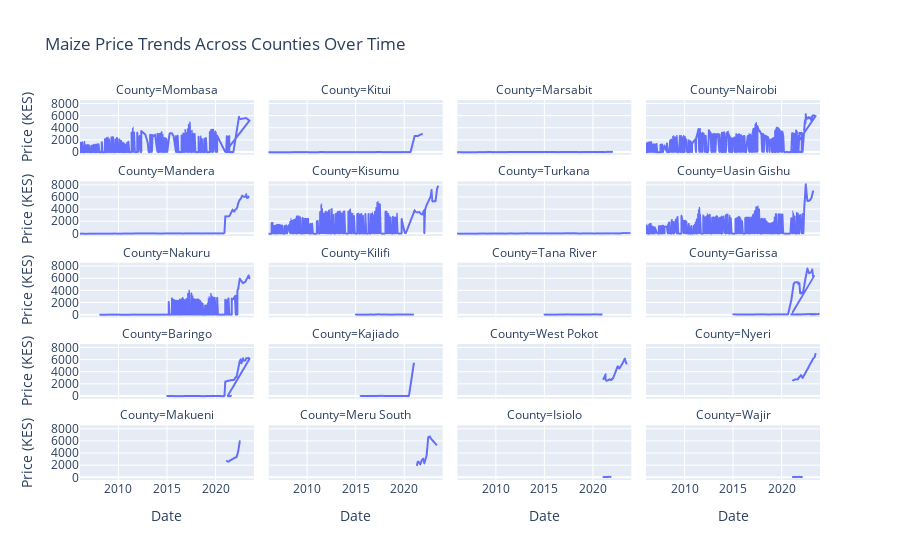

Notebook code for this chart:
### Code cell
# How is the same commodity priced over time in different counties?

# Filter for maize only
maize_df = df[df['commodity'].str.contains('Maize', case=False)]

fig = px.line(maize_df, 
              x='date', 
              y='price', 
              facet_col='County', 
              facet_col_wrap=4,
              title='Maize Price Trends Across Counties Over Time',
              labels={'price': 'Price (KES)', 'date': 'Date'})
fig.show()

# This helps sellers benchmark prices against neighboring counties and allows buyers to understand local trends.
#  It also reveals whether counties follow similar seasonal trends or behave independently.

### Figure 1 — Plotly figure (JSON) as saved in the notebook; plotly's stock layout.template omitted (floating-point values rounded to 4 significant figures; data arrays with more than 128 entries replaced by an {"elided": "..."} marker saying what was removed)
{"data": [{"hovertemplate": "County=Mombasa<br>Date=%{x}<br>Price (KES)=%{y}<extra></extra>", "legendgroup": "", "line": {"color": "#636efa", "dash": "solid"}, "marker": {"symbol": "circle"}, "mode": "lines", "name": "", "showlegend": false, "type": "scattergl", "x": {"elided": "308 str values"}, "xaxis": "x17", "y": {"elided": "308 float values"}, "yaxis": "y17"}, {"hovertemplate": "County=Kitui<br>Date=%{x}<br>Price (KES)=%{y}<extra></extra>", "legendgroup": "", "line": {"color": "#636efa", "dash": "solid"}, "marker": {"symbol": "circle"}, "mode": "lines", "name": "", "showlegend": false, "type": "scattergl", "x": ["2006-01-15", "2006-03-15", "2006-04-15", "2006-06-15", "2006-07-15", "2006-08-15", "2006-09-15", "2006-10-15", "2006-11-15", "2007-01-15", "2007-04-15", "2007-05-15", "2007-06-15", "2007-07-15", "2007-09-15", "2007-10-15", "2007-11-15", "2007-12-15", "2008-02-15", "2008-03-15", "2008-04-15", "2008-05-15", "2008-06-15", "2008-07-15", "2008-08-15", "2008-10-15", "2008-11-15", "2008-12-15", "2009-02-15", "2009-03-15", "2009-04-15", "2009-06-15", "2009-07-15", "2009-08-15", "2009-09-15", "2009-10-15", "2009-12-15", "2010-01-15", "2010-03-15", "2010-04-15", "2010-05-15", "2010-06-15", "2010-07-15", "2010-08-15", "2010-09-15", "2010-10-15", "2010-12-15", "2011-02-15", "2011-03-15", "2011-04-15", "2011-05-15", "2011-06-15", "2011-09-15", "2011-12-15", "2012-01-15", "2012-02-15", "2012-03-15", "2012-05-15", "2012-06-15", "2012-07-15", "2012-08-15", "2012-09-15", "2012-11-15", "2012-12-15", "2013-04-15", "2013-05-15", "2013-06-15", "2013-09-15", "2013-10-15", "2013-11-15", "2013-12-15", "2014-01-15", "2014-05-15", "2014-08-15", "2014-10-15", "2014-11-15", "2015-01-15", "2015-02-15", "2015-04-15", "2015-05-15", "2015-07-15", "2015-10-15", "2015-12-15", "2016-04-15", "2016-06-15", "2016-07-15", "2016-08-15", "2016-12-15", "2017-01-15", "2017-02-15", "2017-03-15", "2017-05-15", "2017-07-15", "2017-08-15", "2017-10-15", "2017-11-15", "2017-12-15", "2018-01-15", "2018-02-15", "2018-03-15", "2018-06-15", "2018-09-15", "2018-11-15", "2018-12-15", "2019-01-15", "2019-03-15", "2019-04-15", "2019-09-15", "2019-11-15", "2019-12-15", "2020-02-15", "2020-03-15", "2020-05-15", "2020-06-15", "2020-08-15", "2020-09-15", "2021-02-15", "2021-06-15", "2021-10-15", "2021-11-15"], "xaxis": "x18", "y": [17.0, 18.0, 19.0, 22.0, 22.0, 21.0, 19.0, 19.0, 19.0, 18.0, 8.0, 8.0, 9.0, 9.0, 9.0, 9.0, 9.0, 14.0, 15.0, 15.0, 13.0, 20.0, 22.0, 27.0, 30.0, 34.0, 35.0, 30.0, 35.0, 35.0, 35.0, 36.0, 33.0, 30.0, 30.0, 30.0, 30.0, 30.0, 16.0, 13.0, 13.0, 6.0, 15.0, 13.0, 13.0, 14.0, 16.0, 17.0, 22.0, 30.0, 45.0, 46.0, 41.0, 42.55, 42.0, 38.0, 37.0, 41.0, 41.0, 41.0, 42.0, 40.0, 39.0, 37.0, 34.0, 31.0, 33.0, 34.0, 37.0, 38.0, 38.0, 37.0, 37.0, 36.0, 32.0, 32.0, 29.0, 29.0, 33.0, 37.0, 37.0, 34.0, 33.0, 29.0, 28.0, 31.0, 33.0, 35.0, 38.0, 48.0, 46.2, 58.0, 58.0, 45.0, 37.0, 37.0, 35.0, 36.9, 36.0, 34.0, 31.0, 27.0, 26.9, 27.9, 29.0, 29.0, 34.0, 43.3, 43.6, 44.6, 37.0, 30.0, 34.0, 33.0, 33.0, 34.0, 2700.0, 2700.0, 2975.0, 2997.0], "yaxis": "y18"}, {"hovertemplate": "County=Marsabit<br>Date=%{x}<br>Price (KES)=%{y}<extra></extra>", "legendgroup": "", "line": {"color": "#636efa", "dash": "solid"}, "marker": {"symbol": "circle"}, "mode": "lines", "name": "", "showlegend": false, "type": "scattergl", "x": ["2006-01-15", "2006-02-15", "2006-03-15", "2006-04-15", "2006-06-15", "2006-07-15", "2006-08-15", "2006-09-15", "2006-11-15", "2006-12-15", "2007-01-15", "2007-02-15", "2007-03-15", "2007-04-15", "2007-05-15", "2007-07-15", "2007-08-15", "2007-09-15", "2007-10-15", "2007-11-15", "2007-12-15", "2008-01-15", "2008-02-15", "2008-04-15", "2008-07-15", "2008-10-15", "2008-12-15", "2009-02-15", "2009-05-15", "2009-06-15", "2009-07-15", "2009-08-15", "2009-09-15", "2009-10-15", "2009-11-15", "2010-01-15", "2010-02-15", "2010-03-15", "2010-05-15", "2010-06-15", "2010-08-15", "2010-09-15", "2010-10-15", "2010-11-15", "2010-12-15", "2011-01-15", "2011-02-15", "2011-03-15", "2011-04-15", "2011-06-15", "2011-07-15", "2011-08-15", "2012-01-15", "2012-02-15", "2012-05-15", "2012-07-15", "2012-09-15", "2012-11-15", "2012-12-15", "2013-01-15", "2013-04-15", "2013-05-15", "2013-06-15", "2013-07-15", "2013-09-15", "2013-10-15", "2014-02-15", "2014-03-15", "2014-04-15", "2014-06-15", "2014-08-15", "2014-09-15", "2014-10-15", "2014-11-15", "2014-12-15", "2015-01-15", "2015-02-15", "2015-03-15", "2015-04-15", "2015-05-15", "2015-08-15", "2015-12-15", "2016-01-15", "2016-05-15", "2016-08-15", "2016-12-15", "2017-02-15", "2017-03-15", "2017-04-15", "2017-05-15", "2017-06-15", "2017-09-15", "2017-12-15", "2018-03-15", "2018-06-15", "2018-07-15", "2018-09-15", "2018-10-15", "2018-11-15", "2018-12-15", "2019-01-15", "2019-02-15", "2019-04-15", "2019-05-15", "2019-06-15", "2019-09-15", "2019-10-15", "2019-12-15", "2020-03-15", "2020-06-15", "2020-09-15", "2020-10-15", "2020-11-15", "2021-06-15", "2021-06-15", "2021-11-15", "2022-01-15"], "xaxis": "x19", "y": [21.0, 22.0, 22.0, 24.0, 20.0, 21.0, 22.0, 20.0, 20.0, 20.0, 16.0, 16.0, 14.0, 12.0, 15.0, 15.0, 15.0, 18.0, 15.0, 18.0, 23.0, 22.0, 23.0, 26.0, 29.0, 32.0, 42.0, 42.0, 46.0, 45.0, 47.5, 42.5, 43.0, 43.0, 43.0, 42.5, 42.5, 38.0, 32.5, 33.0, 32.0, 32.0, 30.0, 32.0, 32.0, 38.0, 36.0, 36.0, 44.0, 45.6, 53.0, 59.16, 50.9, 44.1, 44.5, 50.12, 51.2, 51.8, 50.4, 53.4, 47.6, 50.3, 45.0, 50.5, 43.75, 52.38, 50.96, 48.16, 44.7, 51.5, 53.6, 49.1, 51.2, 50.7, 48.8, 48.9, 52.1, 49.4, 48.4, 48.8, 50.3, 51.2, 48.0, 43.0, 42.7, 45.5, 47.0, 46.6, 52.9, 47.0, 49.0, 53.0, 50.0, 52.0, 45.0, 41.0, 41.0, 42.0, 44.0, 43.0, 41.0, 44.0, 49.0, 50.0, 47.0, 46.5, 50.0, 45.0, 43.0, 46.0, 45.0, 44.0, 44.0, 40.0, 65.0, 78.75, 81.67], "yaxis": "y19"}, {"hovertemplate": "County=Nairobi<br>Date=%{x}<br>Price (KES)=%{y}<extra></extra>", "legendgroup": "", "line": {"color": "#636efa", "dash": "solid"}, "marker": {"symbol": "circle"}, "mode": "lines", "name": "", "showlegend": false, "type": "scattergl", "x": {"elided": "377 str values"}, "xaxis": "x20", "y": {"elided": "377 float values"}, "yaxis": "y20"}, {"hovertemplate": "County=Mandera<br>Date=%{x}<br>Price (KES)=%{y}<extra></extra>", "legendgroup": "", "line": {"color": "#636efa", "dash": "solid"}, "marker": {"symbol": "circle"}, "mode": "lines", "name": "", "showlegend": false, "type": "scattergl", "x": {"elided": "132 str values"}, "xaxis": "x13", "y": {"elided": "132 float values"}, "yaxis": "y13"}, {"hovertemplate": "County=Kisumu<br>Date=%{x}<br>Price (KES)=%{y}<extra></extra>", "legendgroup": "", "line": {"color": "#636efa", "dash": "solid"}, "marker": {"symbol": "circle"}, "mode": "lines", "name": "", "showlegend": false, "type": "scattergl", "x": {"elided": "281 str values"}, "xaxis": "x14", "y": {"elided": "281 float values"}, "yaxis": "y14"}, {"hovertemplate": "County=Turkana<br>Date=%{x}<br>Price (KES)=%{y}<extra></extra>", "legendgroup": "", "line": {"color": "#636efa", "dash": "solid"}, "marker": {"symbol": "circle"}, "mode": "lines", "name": "", "showlegend": false, "type": "scattergl", "x": {"elided": "424 str values"}, "xaxis": "x15", "y": {"elided": "424 float values"}, "yaxis": "y15"}, {"hovertemplate": "County=Uasin Gishu<br>Date=%{x}<br>Price (KES)=%{y}<extra></extra>", "legendgroup": "", "line": {"color": "#636efa", "dash": "solid"}, "marker": {"symbol": "circle"}, "mode": "lines", "name": "", "showlegend": false, "type": "scattergl", "x": {"elided": "302 str values"}, "xaxis": "x16", "y": {"elided": "302 float values"}, "yaxis": "y16"}, {"hovertemplate": "County=Nakuru<br>Date=%{x}<br>Price (KES)=%{y}<extra></extra>", "legendgroup": "", "line": {"color": "#636efa", "dash": "solid"}, "marker": {"symbol": "circle"}, "mode": "lines", "name": "", "showlegend": false, "type": "scattergl", "x": {"elided": "228 str values"}, "xaxis": "x9", "y": {"elided": "228 float values"}, "yaxis": "y9"}, {"hovertemplate": "County=Kilifi<br>Date=%{x}<br>Price (KES)=%{y}<extra></extra>", "legendgroup": "", "line": {"color": "#636efa", "dash": "solid"}, "marker": {"symbol": "circle"}, "mode": "lines", "name": "", "showlegend": false, "type": "scattergl", "x": ["2015-01-15", "2015-04-15", "2015-07-15", "2015-08-15", "2015-10-15", "2015-12-15", "2016-01-15", "2016-03-15", "2016-05-15", "2016-06-15", "2016-09-15", "2016-11-15", "2016-12-15", "2017-01-15", "2017-02-15", "2017-03-15", "2017-05-15", "2017-07-15", "2017-08-15", "2017-10-15", "2017-11-15", "2017-12-15", "2018-03-15", "2018-04-15", "2018-05-15", "2018-06-15", "2018-07-15", "2018-08-15", "2018-10-15", "2018-11-15", "2018-12-15", "2019-01-15", "2019-05-15", "2019-06-15", "2019-07-15", "2019-09-15", "2019-10-15", "2020-01-15", "2020-03-15", "2020-04-15", "2020-06-15", "2020-07-15", "2020-10-15", "2020-11-15", "2020-12-15"], "xaxis": "x10", "y": [33.9, 37.0, 34.0, 35.0, 38.0, 37.0, 38.0, 39.0, 38.0, 44.0, 42.0, 42.0, 43.0, 40.0, 48.0, 58.0, 87.9, 60.6, 47.8, 39.2, 62.6, 46.3, 47.5, 45.3, 43.7, 42.5, 39.6, 39.9, 37.8, 38.9, 39.5, 41.1, 49.1, 45.0, 47.9, 45.5, 47.9, 46.9, 41.9, 49.6, 43.7, 44.3, 41.9, 39.9, 37.6], "yaxis": "y10"}, {"hovertemplate": "County=Tana River<br>Date=%{x}<br>Price (KES)=%{y}<extra></extra>", "legendgroup": "", "line": {"color": "#636efa", "dash": "solid"}, "marker": {"symbol": "circle"}, "mode": "lines", "name": "", "showlegend": false, "type": "scattergl", "x": ["2015-01-15", "2015-02-15", "2015-03-15", "2015-04-15", "2015-05-15", "2015-06-15", "2015-07-15", "2015-08-15", "2015-10-15", "2015-12-15", "2016-01-15", "2016-02-15", "2016-03-15", "2016-05-15", "2016-06-15", "2016-08-15", "2016-10-15", "2016-12-15", "2017-01-15", "2017-02-15", "2017-04-15", "2017-05-15", "2017-06-15", "2017-07-15", "2017-08-15", "2017-09-15", "2017-10-15", "2017-11-15", "2017-12-15", "2018-02-15", "2018-03-15", "2018-06-15", "2018-12-15", "2019-03-15", "2019-04-15", "2019-07-15", "2019-08-15", "2019-09-15", "2019-10-15", "2019-11-15", "2019-12-15", "2020-04-15", "2020-08-15", "2020-09-15", "2020-10-15", "2020-11-15", "2020-12-15"], "xaxis": "x11", "y": [35.0, 35.0, 31.0, 31.0, 38.0, 36.0, 42.0, 41.0, 31.25, 42.5, 39.17, 39.38, 38.35, 41.67, 41.7, 53.45, 58.0, 50.0, 53.2, 54.5, 56.1, 60.0, 80.0, 65.0, 55.9, 64.0, 60.0, 50.83, 45.0, 55.0, 58.0, 57.0, 42.0, 54.0, 51.0, 59.3, 56.8, 52.2, 40.0, 58.0, 66.0, 68.0, 66.0, 55.0, 53.0, 45.9, 45.0], "yaxis": "y11"}, {"hovertemplate": "County=Garissa<br>Date=%{x}<br>Price (KES)=%{y}<extra></extra>", "legendgroup": "", "line": {"color": "#636efa", "dash": "solid"}, "marker": {"symbol": "circle"}, "mode": "lines", "name": "", "showlegend": false, "type": "scattergl", "x": {"elided": "160 str values"}, "xaxis": "x12", "y": {"elided": "160 float values"}, "yaxis": "y12"}, {"hovertemplate": "County=Baringo<br>Date=%{x}<br>Price (KES)=%{y}<extra></extra>", "legendgroup": "", "line": {"color": "#636efa", "dash": "solid"}, "marker": {"symbol": "circle"}, "mode": "lines", "name": "", "showlegend": false, "type": "scattergl", "x": ["2015-01-15", "2015-02-15", "2015-04-15", "2015-05-15", "2015-07-15", "2015-09-15", "2015-10-15", "2015-12-15", "2016-01-15", "2016-03-15", "2016-10-15", "2016-11-15", "2016-12-15", "2017-01-15", "2017-03-15", "2017-04-15", "2017-07-15", "2017-08-15", "2017-10-15", "2017-11-15", "2018-01-15", "2018-02-15", "2018-04-15", "2018-05-15", "2018-08-15", "2018-09-15", "2018-10-15", "2018-11-15", "2019-04-15", "2019-05-15", "2019-06-15", "2019-07-15", "2019-08-15", "2019-09-15", "2019-11-15", "2020-01-15", "2020-04-15", "2020-05-15", "2020-06-15", "2020-07-15", "2020-08-15", "2020-09-15", "2020-10-15", "2020-11-15", "2020-12-15", "2021-01-15", "2021-02-15", "2021-03-15", "2021-06-15", "2021-09-15", "2021-10-15", "2021-11-15", "2021-12-15", "2022-01-15", "2022-02-15", "2022-03-15", "2022-07-15", "2022-08-15", "2022-09-15", "2022-11-15", "2022-12-15", "2023-02-15", "2023-03-15", "2023-04-15", "2023-05-15", "2023-06-15", "2023-07-15", "2021-04-15", "2021-05-15", "2021-06-15", "2021-07-15", "2021-08-15", "2021-08-15"], "xaxis": "x5", "y": [42.0, 47.0, 42.0, 45.0, 44.0, 44.0, 37.0, 41.0, 41.0, 40.0, 43.0, 48.0, 48.0, 55.0, 57.0, 62.0, 58.0, 52.0, 53.0, 50.0, 52.0, 53.0, 43.0, 44.0, 38.0, 36.0, 33.0, 35.0, 44.0, 52.0, 51.0, 55.7, 54.6, 46.5, 44.0, 46.0, 51.7, 52.0, 51.0, 47.0, 41.0, 39.0, 39.0, 39.0, 40.0, 2430.0, 2430.0, 2520.0, 2592.0, 2700.0, 2700.0, 2700.0, 2700.0, 3000.0, 3150.0, 3150.0, 5850.0, 6075.0, 5414.0, 6255.0, 5850.0, 5962.0, 6300.0, 6300.0, 6300.0, 6356.0, 6188.0, 60.0, 35.0, 35.0, 35.0, 35.0, 60.0], "yaxis": "y5"}, {"hovertemplate": "County=Kajiado<br>Date=%{x}<br>Price (KES)=%{y}<extra></extra>", "legendgroup": "", "line": {"color": "#636efa", "dash": "solid"}, "marker": {"symbol": "circle"}, "mode": "lines", "name": "", "showlegend": false, "type": "scattergl", "x": ["2015-07-15", "2015-08-15", "2015-09-15", "2015-10-15", "2015-11-15", "2015-12-15", "2016-02-15", "2016-03-15", "2016-06-15", "2016-07-15", "2016-09-15", "2016-11-15", "2016-12-15", "2017-01-15", "2017-05-15", "2017-06-15", "2017-07-15", "2017-08-15", "2017-09-15", "2017-10-15", "2017-11-15", "2017-12-15", "2018-01-15", "2018-02-15", "2018-06-15", "2018-08-15", "2018-09-15", "2018-10-15", "2018-11-15", "2019-01-15", "2019-02-15", "2019-03-15", "2019-04-15", "2019-05-15", "2019-06-15", "2019-08-15", "2019-12-15", "2020-02-15", "2020-04-15", "2020-05-15", "2020-07-15", "2021-01-15"], "xaxis": "x6", "y": [50.0, 46.0, 48.0, 50.0, 51.25, 48.33, 47.5, 48.33, 45.0, 44.0, 43.0, 48.0, 48.0, 48.0, 65.0, 65.0, 65.0, 68.0, 70.0, 73.0, 75.0, 60.0, 60.0, 60.0, 45.0, 40.0, 40.0, 45.0, 45.0, 43.0, 45.0, 49.0, 52.0, 54.0, 52.0, 60.8, 46.0, 50.0, 54.0, 53.0, 50.0, 5400.0], "yaxis": "y6"}, {"hovertemplate": "County=West Pokot<br>Date=%{x}<br>Price (KES)=%{y}<extra></extra>", "legendgroup": "", "line": {"color": "#636efa", "dash": "solid"}, "marker": {"symbol": "circle"}, "mode": "lines", "name": "", "showlegend": false, "type": "scattergl", "x": ["2021-02-15", "2021-05-15", "2021-05-15", "2021-06-15", "2021-10-15", "2021-11-15", "2021-12-15", "2022-01-15", "2022-02-15", "2022-05-15", "2022-08-15", "2022-09-15", "2022-10-15", "2023-02-15", "2023-05-15", "2023-07-15"], "xaxis": "x7", "y": [2799.0, 3600.0, 2817.0, 2515.0, 2809.0, 2718.0, 2648.0, 2898.0, 2898.0, 3861.0, 4959.0, 4898.0, 4550.0, 5433.0, 6218.0, 5380.0], "yaxis": "y7"}, {"hovertemplate": "County=Nyeri<br>Date=%{x}<br>Price (KES)=%{y}<extra></extra>", "legendgroup": "", "line": {"color": "#636efa", "dash": "solid"}, "marker": {"symbol": "circle"}, "mode": "lines", "name": "", "showlegend": false, "type": "scattergl", "x": ["2021-03-15", "2021-06-15", "2021-09-15", "2021-11-15", "2021-12-15", "2022-01-15", "2022-02-15", "2022-03-15", "2023-04-15", "2023-06-15", "2023-07-15"], "xaxis": "x8", "y": [2601.0, 2799.0, 2799.0, 3204.0, 3303.0, 3501.0, 3352.0, 2997.0, 6201.0, 6498.0, 7002.0], "yaxis": "y8"}, {"hovertemplate": "County=Makueni<br>Date=%{x}<br>Price (KES)=%{y}<extra></extra>", "legendgroup": "", "line": {"color": "#636efa", "dash": "solid"}, "marker": {"symbol": "circle"}, "mode": "lines", "name": "", "showlegend": false, "type": "scattergl", "x": ["2021-03-15", "2021-04-15", "2021-05-15", "2021-06-15", "2022-02-15", "2022-03-15", "2022-04-15", "2022-05-15", "2022-06-15", "2022-07-15"], "xaxis": "x", "y": [2700.0, 2651.0, 2574.0, 2700.0, 3330.0, 3330.0, 3780.0, 4275.0, 5100.0, 5985.0], "yaxis": "y"}, {"hovertemplate": "County=Meru South<br>Date=%{x}<br>Price (KES)=%{y}<extra></extra>", "legendgroup": "", "line": {"color": "#636efa", "dash": "solid"}, "marker": {"symbol": "circle"}, "mode": "lines", "name": "", "showlegend": false, "type": "scattergl", "x": ["2021-05-15", "2021-06-15", "2021-07-15", "2021-09-15", "2021-10-15", "2021-11-15", "2022-01-15", "2022-02-15", "2022-05-15", "2022-07-15", "2022-09-15", "2022-10-15", "2022-11-15", "2023-05-15"], "xaxis": "x2", "y": [2025.0, 2601.0, 2568.0, 2134.0, 2438.0, 2850.0, 3094.0, 2306.0, 3656.0, 6675.0, 6750.0, 6450.0, 6300.0, 5400.0], "yaxis": "y2"}, {"hovertemplate": "County=Isiolo<br>Date=%{x}<br>Price (KES)=%{y}<extra></extra>", "legendgroup": "", "line": {"color": "#636efa", "dash": "solid"}, "marker": {"symbol": "circle"}, "mode": "lines", "name": "", "showlegend": false, "type": "scattergl", "x": ["2021-02-15", "2021-02-15", "2021-03-15", "2021-03-15", "2021-07-15", "2021-09-15", "2021-11-15", "2021-11-15"], "xaxis": "x3", "y": [42.5, 57.5, 55.0, 65.0, 53.33, 66.67, 70.0, 53.33], "yaxis": "y3"}, {"hovertemplate": "County=Wajir<br>Date=%{x}<br>Price (KES)=%{y}<extra></extra>", "legendgroup": "", "line": {"color": "#636efa", "dash": "solid"}, "marker": {"symbol": "circle"}, "mode": "lines", "name": "", "showlegend": false, "type": "scattergl", "x": ["2021-03-15", "2021-04-15", "2021-06-15", "2021-08-15", "2021-08-15", "2021-09-15", "2021-09-15", "2022-02-15", "2022-02-15"], "xaxis": "x4", "y": [50.0, 72.5, 50.0, 50.0, 73.38, 50.0, 72.5, 50.0, 85.0], "yaxis": "y4"}], "layout": {"annotations": [{"font": {}, "showarrow": false, "text": "County=Makueni", "x": 0.1175, "xanchor": "center", "xref": "paper", "y": 0.144, "yanchor": "bottom", "yref": "paper"}, {"font": {}, "showarrow": false, "text": "County=Meru South", "x": 0.3725, "xanchor": "center", "xref": "paper", "y": 0.144, "yanchor": "bottom", "yref": "paper"}, {"font": {}, "showarrow": false, "text": "County=Isiolo", "x": 0.6275, "xanchor": "center", "xref": "paper", "y": 0.144, "yanchor": "bottom", "yref": "paper"}, {"font": {}, "showarrow": false, "text": "County=Wajir", "x": 0.8825, "xanchor": "center", "xref": "paper", "y": 0.144, "yanchor": "bottom", "yref": "paper"}, {"font": {}, "showarrow": false, "text": "County=Baringo", "x": 0.1175, "xanchor": "center", "xref": "paper", "y": 0.358, "yanchor": "bottom", "yref": "paper"}, {"font": {}, "showarrow": false, "text": "County=Kajiado", "x": 0.3725, "xanchor": "center", "xref": "paper", "y": 0.358, "yanchor": "bottom", "yref": "paper"}, {"font": {}, "showarrow": false, "text": "County=West Pokot", "x": 0.6275, "xanchor": "center", "xref": "paper", "y": 0.358, "yanchor": "bottom", "yref": "paper"}, {"font": {}, "showarrow": false, "text": "County=Nyeri", "x": 0.8825, "xanchor": "center", "xref": "paper", "y": 0.358, "yanchor": "bottom", "yref": "paper"}, {"font": {}, "showarrow": false, "text": "County=Nakuru", "x": 0.1175, "xanchor": "center", "xref": "paper", "y": 0.572, "yanchor": "bottom", "yref": "paper"}, {"font": {}, "showarrow": false, "text": "County=Kilifi", "x": 0.3725, "xanchor": "center", "xref": "paper", "y": 0.572, "yanchor": "bottom", "yref": "paper"}, {"font": {}, "showarrow": false, "text": "County=Tana River", "x": 0.6275, "xanchor": "center", "xref": "paper", "y": 0.572, "yanchor": "bottom", "yref": "paper"}, {"font": {}, "showarrow": false, "text": "County=Garissa", "x": 0.8825, "xanchor": "center", "xref": "paper", "y": 0.572, "yanchor": "bottom", "yref": "paper"}, {"font": {}, "showarrow": false, "text": "County=Mandera", "x": 0.1175, "xanchor": "center", "xref": "paper", "y": 0.786, "yanchor": "bottom", "yref": "paper"}, {"font": {}, "showarrow": false, "text": "County=Kisumu", "x": 0.3725, "xanchor": "center", "xref": "paper", "y": 0.786, "yanchor": "bottom", "yref": "paper"}, {"font": {}, "showarrow": false, "text": "County=Turkana", "x": 0.6275, "xanchor": "center", "xref": "paper", "y": 0.786, "yanchor": "bottom", "yref": "paper"}, {"font": {}, "showarrow": false, "text": "County=Uasin Gishu", "x": 0.8825, "xanchor": "center", "xref": "paper", "y": 0.786, "yanchor": "bottom", "yref": "paper"}, {"font": {}, "showarrow": false, "text": "County=Mombasa", "x": 0.1175, "xanchor": "center", "xref": "paper", "y": 1, "yanchor": "bottom", "yref": "paper"}, {"font": {}, "showarrow": false, "text": "County=Kitui", "x": 0.3725, "xanchor": "center", "xref": "paper", "y": 1, "yanchor": "bottom", "yref": "paper"}, {"font": {}, "showarrow": false, "text": "County=Marsabit", "x": 0.6275, "xanchor": "center", "xref": "paper", "y": 1, "yanchor": "bottom", "yref": "paper"}, {"font": {}, "showarrow": false, "text": "County=Nairobi", "x": 0.8825, "xanchor": "center", "xref": "paper", "y": 1, "yanchor": "bottom", "yref": "paper"}], "legend": {"tracegroupgap": 0}, "title": {"text": "Maize Price Trends Across Counties Over Time"}, "xaxis": {"anchor": "y", "domain": [0, 0.235], "title": {"text": "Date"}}, "xaxis10": {"anchor": "y10", "domain": [0.255, 0.49], "matches": "x", "showticklabels": false}, "xaxis11": {"anchor": "y11", "domain": [0.51, 0.745], "matches": "x", "showticklabels": false}, "xaxis12": {"anchor": "y12", "domain": [0.765, 1.0], "matches": "x", "showticklabels": false}, "xaxis13": {"anchor": "y13", "domain": [0, 0.235], "matches": "x", "showticklabels": false}, "xaxis14": {"anchor": "y14", "domain": [0.255, 0.49], "matches": "x", "showticklabels": false}, "xaxis15": {"anchor": "y15", "domain": [0.51, 0.745], "matches": "x", "showticklabels": false}, "xaxis16": {"anchor": "y16", "domain": [0.765, 1.0], "matches": "x", "showticklabels": false}, "xaxis17": {"anchor": "y17", "domain": [0, 0.235], "matches": "x", "showticklabels": false}, "xaxis18": {"anchor": "y18", "domain": [0.255, 0.49], "matches": "x", "showticklabels": false}, "xaxis19": {"anchor": "y19", "domain": [0.51, 0.745], "matches": "x", "showticklabels": false}, "xaxis2": {"anchor": "y2", "domain": [0.255, 0.49], "matches": "x", "title": {"text": "Date"}}, "xaxis20": {"anchor": "y20", "domain": [0.765, 1.0], "matches": "x", "showticklabels": false}, "xaxis3": {"anchor": "y3", "domain": [0.51, 0.745], "matches": "x", "title": {"text": "Date"}}, "xaxis4": {"anchor": "y4", "domain": [0.765, 1.0], "matches": "x", "title": {"text": "Date"}}, "xaxis5": {"anchor": "y5", "domain": [0, 0.235], "matches": "x", "showticklabels": false}, "xaxis6": {"anchor": "y6", "domain": [0.255, 0.49], "matches": "x", "showticklabels": false}, "xaxis7": {"anchor": "y7", "domain": [0.51, 0.745], "matches": "x", "showticklabels": false}, "xaxis8": {"anchor": "y8", "domain": [0.765, 1.0], "matches": "x", "showticklabels": false}, "xaxis9": {"anchor": "y9", "domain": [0, 0.235], "matches": "x", "showticklabels": false}, "yaxis": {"anchor": "x", "domain": [0, 0.144], "title": {"text": "Price (KES)"}}, "yaxis10": {"anchor": "x10", "domain": [0.428, 0.572], "matches": "y", "showticklabels": false}, "yaxis11": {"anchor": "x11", "domain": [0.428, 0.572], "matches": "y", "showticklabels": false}, "yaxis12": {"anchor": "x12", "domain": [0.428, 0.572], "matches": "y", "showticklabels": false}, "yaxis13": {"anchor": "x13", "domain": [0.642, 0.786], "matches": "y", "title": {"text": "Price (KES)"}}, "yaxis14": {"anchor": "x14", "domain": [0.642, 0.786], "matches": "y", "showticklabels": false}, "yaxis15": {"anchor": "x15", "domain": [0.642, 0.786], "matches": "y", "showticklabels": false}, "yaxis16": {"anchor": "x16", "domain": [0.642, 0.786], "matches": "y", "showticklabels": false}, "yaxis17": {"anchor": "x17", "domain": [0.856, 1], "matches": "y", "title": {"text": "Price (KES)"}}, "yaxis18": {"anchor": "x18", "domain": [0.856, 1], "matches": "y", "showticklabels": false}, "yaxis19": {"anchor": "x19", "domain": [0.856, 1], "matches": "y", "showticklabels": false}, "yaxis2": {"anchor": "x2", "domain": [0, 0.144], "matches": "y", "showticklabels": false}, "yaxis20": {"anchor": "x20", "domain": [0.856, 1], "matches": "y", "showticklabels": false}, "yaxis3": {"anchor": "x3", "domain": [0, 0.144], "matches": "y", "showticklabels": false}, "yaxis4": {"anchor": "x4", "domain": [0, 0.144], "matches": "y", "showticklabels": false}, "yaxis5": {"anchor": "x5", "domain": [0.214, 0.358], "matches": "y", "title": {"text": "Price (KES)"}}, "yaxis6": {"anchor": "x6", "domain": [0.214, 0.358], "matches": "y", "showticklabels": false}, "yaxis7": {"anchor": "x7", "domain": [0.214, 0.358], "matches": "y", "showticklabels": false}, "yaxis8": {"anchor": "x8", "domain": [0.214, 0.358], "matches": "y", "showticklabels": false}, "yaxis9": {"anchor": "x9", "domain": [0.428, 0.572], "matches": "y", "title": {"text": "Price (KES)"}}}}
